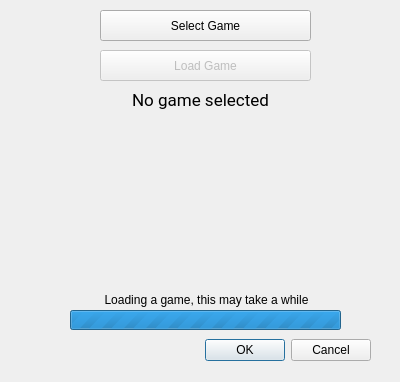
<?xml version="1.0" encoding="UTF-8"?>
<ui version="4.0">
 <class>Dialog</class>
 <widget class="QDialog" name="Dialog">
  <property name="geometry">
   <rect>
    <x>0</x>
    <y>0</y>
    <width>400</width>
    <height>382</height>
   </rect>
  </property>
  <property name="windowTitle">
   <string>Dialog</string>
  </property>
  <property name="styleSheet">
   <string notr="true">
font: 12pt &quot;Roboto&quot;;
/*background-color: rgb(255, 255, 255);

QPushButton, QDialogButtonBox:Ok {
            margin: 1px;
			background-color:#cafbfc;
            border-color: #0c457e;
            border-style: outset;
            border-radius: 3px;
           border-width: 1px;
           color: black;
        }</string>
  </property>
  <widget class="QDialogButtonBox" name="buttonBox">
   <property name="geometry">
    <rect>
     <x>30</x>
     <y>330</y>
     <width>341</width>
     <height>41</height>
    </rect>
   </property>
   <property name="styleSheet">
    <string notr="true">/*
QPushButton {
            margin: 1px;
            border-color: #0c457e;
            border-style: outset;
            border-radius: 3px;
           border-width: 1px;
           color: black;
min-width:70;
min-height:24;
        }</string>
   </property>
   <property name="orientation">
    <enum>Qt::Horizontal</enum>
   </property>
   <property name="standardButtons">
    <set>QDialogButtonBox::Cancel|QDialogButtonBox::Ok</set>
   </property>
  </widget>
  <widget class="QPushButton" name="selectButton">
   <property name="geometry">
    <rect>
     <x>100</x>
     <y>10</y>
     <width>211</width>
     <height>31</height>
    </rect>
   </property>
   <property name="focusPolicy">
    <enum>Qt::NoFocus</enum>
   </property>
   <property name="styleSheet">
    <string notr="true">/*

QPushButton {
            margin: 1px;
            border-color: #0c457e;
            border-style: outset;
            border-radius: 3px;
           border-width: 1px;
           color: black;
        }</string>
   </property>
   <property name="text">
    <string>Select Game</string>
   </property>
  </widget>
  <widget class="QLabel" name="gameLabel">
   <property name="geometry">
    <rect>
     <x>0</x>
     <y>90</y>
     <width>401</width>
     <height>141</height>
    </rect>
   </property>
   <property name="font">
    <font>
     <family>Roboto</family>
     <pointsize>13</pointsize>
     <weight>50</weight>
     <italic>false</italic>
     <bold>false</bold>
    </font>
   </property>
   <property name="styleSheet">
    <string notr="true">font: 13pt &quot;Roboto&quot;;</string>
   </property>
   <property name="text">
    <string>No game selected</string>
   </property>
   <property name="alignment">
    <set>Qt::AlignHCenter|Qt::AlignTop</set>
   </property>
  </widget>
  <widget class="QLabel" name="icon_label">
   <property name="geometry">
    <rect>
     <x>116</x>
     <y>227</y>
     <width>51</width>
     <height>51</height>
    </rect>
   </property>
   <property name="text">
    <string/>
   </property>
  </widget>
  <widget class="QLabel" name="synced_label">
   <property name="geometry">
    <rect>
     <x>180</x>
     <y>240</y>
     <width>191</width>
     <height>21</height>
    </rect>
   </property>
   <property name="styleSheet">
    <string notr="true">font: 13pt &quot;Roboto&quot;;</string>
   </property>
   <property name="text">
    <string/>
   </property>
  </widget>
  <widget class="QProgressBar" name="progressBar">
   <property name="geometry">
    <rect>
     <x>70</x>
     <y>310</y>
     <width>271</width>
     <height>20</height>
    </rect>
   </property>
   <property name="maximum">
    <number>0</number>
   </property>
   <property name="value">
    <number>-1</number>
   </property>
  </widget>
  <widget class="QLabel" name="wait_label">
   <property name="geometry">
    <rect>
     <x>66</x>
     <y>289</y>
     <width>281</width>
     <height>21</height>
    </rect>
   </property>
   <property name="text">
    <string>Loading a game, this may take a while</string>
   </property>
   <property name="alignment">
    <set>Qt::AlignCenter</set>
   </property>
  </widget>
  <widget class="QPushButton" name="loadButton">
   <property name="enabled">
    <bool>false</bool>
   </property>
   <property name="geometry">
    <rect>
     <x>100</x>
     <y>50</y>
     <width>211</width>
     <height>31</height>
    </rect>
   </property>
   <property name="focusPolicy">
    <enum>Qt::NoFocus</enum>
   </property>
   <property name="toolTip">
    <string>First select a game to load</string>
   </property>
   <property name="styleSheet">
    <string notr="true">/*

QPushButton {
            margin: 1px;
            border-color: #0c457e;
            border-style: outset;
            border-radius: 3px;
           border-width: 1px;
           color: black;
        }</string>
   </property>
   <property name="text">
    <string>Load Game</string>
   </property>
   <property name="checkable">
    <bool>false</bool>
   </property>
   <property name="checked">
    <bool>false</bool>
   </property>
  </widget>
 </widget>
 <resources/>
 <connections>
  <connection>
   <sender>buttonBox</sender>
   <signal>accepted()</signal>
   <receiver>Dialog</receiver>
   <slot>accept()</slot>
   <hints>
    <hint type="sourcelabel">
     <x>248</x>
     <y>254</y>
    </hint>
    <hint type="destinationlabel">
     <x>157</x>
     <y>274</y>
    </hint>
   </hints>
  </connection>
  <connection>
   <sender>buttonBox</sender>
   <signal>rejected()</signal>
   <receiver>Dialog</receiver>
   <slot>reject()</slot>
   <hints>
    <hint type="sourcelabel">
     <x>316</x>
     <y>260</y>
    </hint>
    <hint type="destinationlabel">
     <x>286</x>
     <y>274</y>
    </hint>
   </hints>
  </connection>
 </connections>
</ui>
